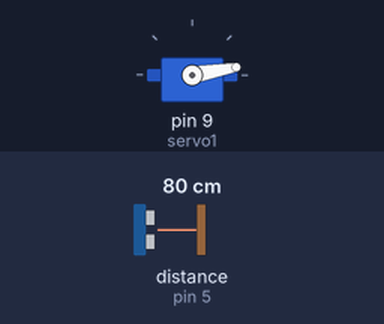
A sketch run on a simulated Arduino Uno, built with avr-gcc and run on an emulated ATmega328P. On the bench: servo. Wiring (inferred from the names in the program): ultrasonic range finder: trigger pin 4; echo pin 5. The test bench sets the inputs (shaded band); at power-on: distance to the obstacle (sensor on pin 5) 80 cm. The echo pulse lasts 58.3 µs per cm.

Above: at 1.2 s.
1.3 s: distance to the obstacle (sensor on pin 5) set to 24 cm
2.8 s: distance to the obstacle (sensor on pin 5) set to 19 cm
At 3.1 s:
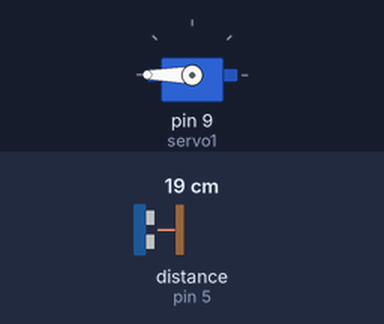
5.8 s: distance to the obstacle (sensor on pin 5) set to 35 cm
8.8 s: distance to the obstacle (sensor on pin 5) set to 2 cm
At 10.2 s:
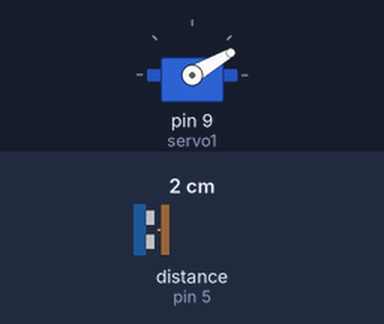
Timing chart, 0 to 12.8 s (numbered marks = the images above; inputs shaded):
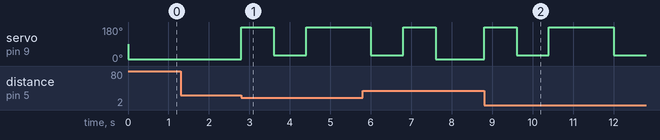

Measured:
- the behaviour switches between 22 and 21 cm on distance to the obstacle (sensor on pin 5) (found by bisection; images 0 and 1)
- after the input at 1.3 s, every drawn part: stays the same
- after the input at 2.8 s, servo on pin 9 (servo1): 10° → 180° at once, → 30° 0.80 s later, → 180° 0.80 s later
- after the input at 8.8 s, servo on pin 9 (servo1): 10° → 180° at once, → 30° 0.80 s later, → 180° 0.80 s later, → 30° 1.6 s later

The sketch:

ultra_sonic_with_servo.ino
```cpp
#include <Servo.h>
Servo servo1;
int trigPin = 4;
int echoPin = 5;
long distance;
long duration;

void setup()
{
servo1.attach(9);
 pinMode(trigPin, OUTPUT);
 pinMode(echoPin, INPUT);// put your setup code here, to run once:
}

void loop() {
  ultra();
  servo1.write(10);
  if(distance <= 20){
  servo1.write(180);
  delay(800);
    servo1.write(30);
  delay(800);
      servo1.write(180);
  delay(800);
        servo1.write(30);
  }
}

void ultra(){
  digitalWrite(trigPin, LOW);
  delayMicroseconds(2);
  digitalWrite(trigPin, HIGH);
  delayMicroseconds(10);
  digitalWrite(trigPin, LOW);
  duration = pulseIn(echoPin, HIGH);
  distance = duration*0.034/2;
  }
```
